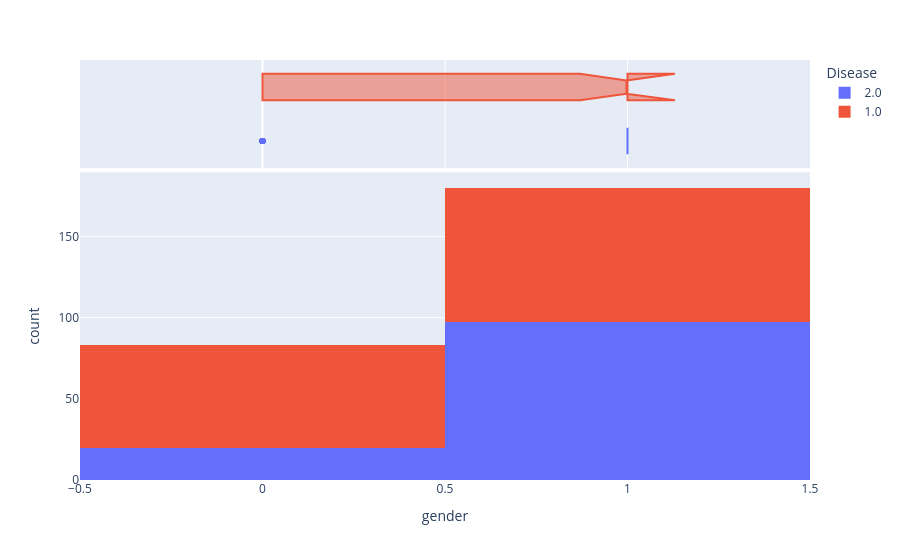

Notebook cell for this chart:
### Code cell
fig = px.histogram(data, x='gender', marginal='box',color='Disease')
fig.show()

### Figure 1 — Plotly figure (JSON) as saved in the notebook; plotly's stock layout.template omitted (floating-point values rounded to 4 significant figures; data arrays with more than 128 entries replaced by an {"elided": "..."} marker saying what was removed)
{"data": [{"bingroup": "x", "hovertemplate": "Disease=2.0<br>gender=%{x}<br>count=%{y}<extra></extra>", "legendgroup": "2.0", "marker": {"color": "#636efa", "pattern": {"shape": ""}}, "name": "2.0", "orientation": "v", "showlegend": true, "type": "histogram", "x": [1.0, 1.0, 1.0, 1.0, 1.0, 0.0, 1.0, 1.0, 1.0, 1.0, 1.0, 1.0, 1.0, 1.0, 1.0, 1.0, 1.0, 1.0, 1.0, 1.0, 0.0, 1.0, 1.0, 0.0, 1.0, 0.0, 1.0, 0.0, 1.0, 1.0, 1.0, 1.0, 1.0, 1.0, 1.0, 0.0, 1.0, 1.0, 1.0, 1.0, 1.0, 1.0, 1.0, 1.0, 1.0, 0.0, 1.0, 0.0, 0.0, 0.0, 1.0, 1.0, 1.0, 1.0, 1.0, 1.0, 0.0, 1.0, 1.0, 1.0, 1.0, 1.0, 1.0, 1.0, 1.0, 1.0, 1.0, 1.0, 0.0, 1.0, 0.0, 1.0, 1.0, 1.0, 1.0, 0.0, 1.0, 1.0, 1.0, 0.0, 1.0, 1.0, 1.0, 1.0, 1.0, 1.0, 1.0, 1.0, 1.0, 1.0, 1.0, 1.0, 1.0, 1.0, 1.0, 1.0, 0.0, 0.0, 0.0, 1.0, 1.0, 0.0, 1.0, 1.0, 0.0, 1.0, 1.0, 1.0, 1.0, 1.0, 1.0, 1.0, 1.0, 1.0, 1.0, 1.0, 1.0], "xaxis": "x", "yaxis": "y"}, {"hovertemplate": "Disease=2.0<br>gender=%{x}<extra></extra>", "legendgroup": "2.0", "marker": {"color": "#636efa"}, "name": "2.0", "notched": true, "showlegend": false, "type": "box", "x": [1.0, 1.0, 1.0, 1.0, 1.0, 0.0, 1.0, 1.0, 1.0, 1.0, 1.0, 1.0, 1.0, 1.0, 1.0, 1.0, 1.0, 1.0, 1.0, 1.0, 0.0, 1.0, 1.0, 0.0, 1.0, 0.0, 1.0, 0.0, 1.0, 1.0, 1.0, 1.0, 1.0, 1.0, 1.0, 0.0, 1.0, 1.0, 1.0, 1.0, 1.0, 1.0, 1.0, 1.0, 1.0, 0.0, 1.0, 0.0, 0.0, 0.0, 1.0, 1.0, 1.0, 1.0, 1.0, 1.0, 0.0, 1.0, 1.0, 1.0, 1.0, 1.0, 1.0, 1.0, 1.0, 1.0, 1.0, 1.0, 0.0, 1.0, 0.0, 1.0, 1.0, 1.0, 1.0, 0.0, 1.0, 1.0, 1.0, 0.0, 1.0, 1.0, 1.0, 1.0, 1.0, 1.0, 1.0, 1.0, 1.0, 1.0, 1.0, 1.0, 1.0, 1.0, 1.0, 1.0, 0.0, 0.0, 0.0, 1.0, 1.0, 0.0, 1.0, 1.0, 0.0, 1.0, 1.0, 1.0, 1.0, 1.0, 1.0, 1.0, 1.0, 1.0, 1.0, 1.0, 1.0], "xaxis": "x2", "yaxis": "y2"}, {"bingroup": "x", "hovertemplate": "Disease=1.0<br>gender=%{x}<br>count=%{y}<extra></extra>", "legendgroup": "1.0", "marker": {"color": "#EF553B", "pattern": {"shape": ""}}, "name": "1.0", "orientation": "v", "showlegend": true, "type": "histogram", "x": {"elided": "147 float values"}, "xaxis": "x", "yaxis": "y"}, {"hovertemplate": "Disease=1.0<br>gender=%{x}<extra></extra>", "legendgroup": "1.0", "marker": {"color": "#EF553B"}, "name": "1.0", "notched": true, "showlegend": false, "type": "box", "x": {"elided": "147 float values"}, "xaxis": "x2", "yaxis": "y2"}], "layout": {"barmode": "relative", "legend": {"title": {"text": "Disease"}, "tracegroupgap": 0}, "margin": {"t": 60}, "xaxis": {"anchor": "y", "domain": [0, 1], "title": {"text": "gender"}}, "xaxis2": {"anchor": "y2", "domain": [0, 1], "matches": "x", "showgrid": true, "showticklabels": false}, "yaxis": {"anchor": "x", "domain": [0, 0.7326], "title": {"text": "count"}}, "yaxis2": {"anchor": "x2", "domain": [0.7426, 1], "matches": "y2", "showgrid": false, "showline": false, "showticklabels": false, "ticks": ""}}}
